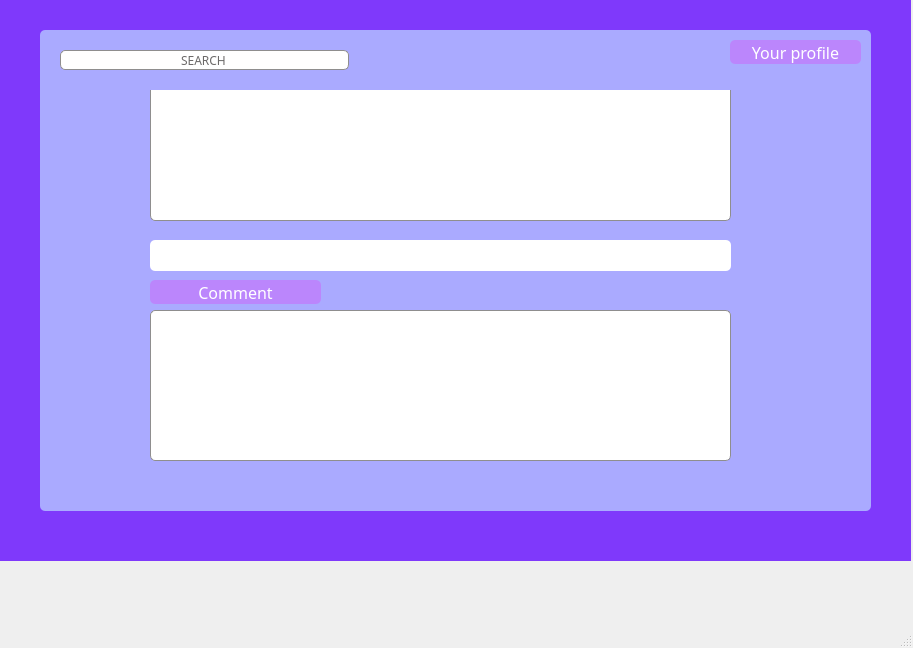
<?xml version="1.0" encoding="UTF-8"?>
<ui version="4.0">
 <class>MainWindow</class>
 <widget class="QMainWindow" name="MainWindow">
  <property name="geometry">
   <rect>
    <x>0</x>
    <y>0</y>
    <width>913</width>
    <height>648</height>
   </rect>
  </property>
  <property name="windowTitle">
   <string>MainWindow</string>
  </property>
  <widget class="QWidget" name="centralwidget">
   <widget class="QWidget" name="widget" native="true">
    <property name="geometry">
     <rect>
      <x>0</x>
      <y>0</y>
      <width>911</width>
      <height>561</height>
     </rect>
    </property>
    <property name="styleSheet">
     <string notr="true">background-color: rgb(127, 57, 251);</string>
    </property>
    <widget class="QFrame" name="frame">
     <property name="geometry">
      <rect>
       <x>40</x>
       <y>30</y>
       <width>831</width>
       <height>481</height>
      </rect>
     </property>
     <property name="styleSheet">
      <string notr="true">background-color: rgb(170, 170, 255);
border-radius: 5px;
</string>
     </property>
     <property name="frameShape">
      <enum>QFrame::StyledPanel</enum>
     </property>
     <property name="frameShadow">
      <enum>QFrame::Raised</enum>
     </property>
     <widget class="QLineEdit" name="Buscar">
      <property name="geometry">
       <rect>
        <x>20</x>
        <y>20</y>
        <width>289</width>
        <height>20</height>
       </rect>
      </property>
      <property name="font">
       <font>
        <family>Bahnschrift Light SemiCondensed</family>
       </font>
      </property>
      <property name="styleSheet">
       <string notr="true">background-color: rgb(255, 255, 255);
border-radius: 5px;
border: 1px solid  rgb(143, 142, 142);
color: rgb(107, 105, 105);</string>
      </property>
      <property name="text">
       <string>SEARCH</string>
      </property>
      <property name="alignment">
       <set>Qt::AlignCenter</set>
      </property>
     </widget>
     <widget class="QFrame" name="frame_2">
      <property name="geometry">
       <rect>
        <x>50</x>
        <y>60</y>
        <width>741</width>
        <height>421</height>
       </rect>
      </property>
      <property name="frameShape">
       <enum>QFrame::StyledPanel</enum>
      </property>
      <property name="frameShadow">
       <enum>QFrame::Raised</enum>
      </property>
      <widget class="QPushButton" name="comentar">
       <property name="geometry">
        <rect>
         <x>60</x>
         <y>190</y>
         <width>171</width>
         <height>24</height>
        </rect>
       </property>
       <property name="font">
        <font>
         <family>Bahnschrift SemiLight</family>
         <pointsize>12</pointsize>
         <weight>50</weight>
         <italic>false</italic>
         <bold>false</bold>
        </font>
       </property>
       <property name="styleSheet">
        <string notr="true">font: 63 16pt &quot;Bahnschrift SemiBold SemiConden&quot;;
font: 16pt &quot;Bahnschrift SemiLight Condensed&quot;;
font: 25 16pt &quot;Bahnschrift Light SemiCondensed&quot;;
font: 25 16pt &quot;Bahnschrift Light SemiCondensed&quot;;
font: 12pt &quot;Bahnschrift SemiLight&quot;;
color: white;
border-radius: 5px;
background-color: rgb(187, 134, 252);</string>
       </property>
       <property name="text">
        <string>Comment</string>
       </property>
      </widget>
      <widget class="QLineEdit" name="coment0">
       <property name="geometry">
        <rect>
         <x>60</x>
         <y>-20</y>
         <width>581</width>
         <height>151</height>
        </rect>
       </property>
       <property name="font">
        <font>
         <family>Bahnschrift Light SemiCondensed</family>
        </font>
       </property>
       <property name="styleSheet">
        <string notr="true">background-color: rgb(255, 255, 255);
border-radius: 5px;
border: 1px solid  rgb(143, 142, 142);
color: rgb(107, 105, 105);</string>
       </property>
       <property name="text">
        <string/>
       </property>
       <property name="alignment">
        <set>Qt::AlignCenter</set>
       </property>
      </widget>
      <widget class="QLineEdit" name="coment">
       <property name="geometry">
        <rect>
         <x>60</x>
         <y>220</y>
         <width>581</width>
         <height>151</height>
        </rect>
       </property>
       <property name="font">
        <font>
         <family>Bahnschrift Light SemiCondensed</family>
        </font>
       </property>
       <property name="styleSheet">
        <string notr="true">background-color: rgb(255, 255, 255);
border-radius: 5px;
border: 1px solid  rgb(143, 142, 142);
color: rgb(107, 105, 105);</string>
       </property>
       <property name="text">
        <string/>
       </property>
       <property name="alignment">
        <set>Qt::AlignCenter</set>
       </property>
      </widget>
      <widget class="QTextBrowser" name="comentario">
       <property name="geometry">
        <rect>
         <x>60</x>
         <y>150</y>
         <width>581</width>
         <height>31</height>
        </rect>
       </property>
       <property name="styleSheet">
        <string notr="true">background-color: rgb(255, 255, 255);</string>
       </property>
      </widget>
     </widget>
     <widget class="QPushButton" name="lleavrperfil">
      <property name="geometry">
       <rect>
        <x>690</x>
        <y>10</y>
        <width>131</width>
        <height>24</height>
       </rect>
      </property>
      <property name="font">
       <font>
        <family>Bahnschrift SemiLight</family>
        <pointsize>12</pointsize>
        <weight>50</weight>
        <italic>false</italic>
        <bold>false</bold>
       </font>
      </property>
      <property name="styleSheet">
       <string notr="true">font: 63 16pt &quot;Bahnschrift SemiBold SemiConden&quot;;
font: 16pt &quot;Bahnschrift SemiLight Condensed&quot;;
font: 25 16pt &quot;Bahnschrift Light SemiCondensed&quot;;
font: 25 16pt &quot;Bahnschrift Light SemiCondensed&quot;;
font: 12pt &quot;Bahnschrift SemiLight&quot;;
color: white;
border-radius: 5px;
background-color: rgb(187, 134, 252);</string>
      </property>
      <property name="text">
       <string>Your profile</string>
      </property>
     </widget>
    </widget>
   </widget>
  </widget>
  <widget class="QMenuBar" name="menubar">
   <property name="geometry">
    <rect>
     <x>0</x>
     <y>0</y>
     <width>913</width>
     <height>21</height>
    </rect>
   </property>
  </widget>
  <widget class="QStatusBar" name="statusbar"/>
 </widget>
 <resources/>
 <connections/>
</ui>
